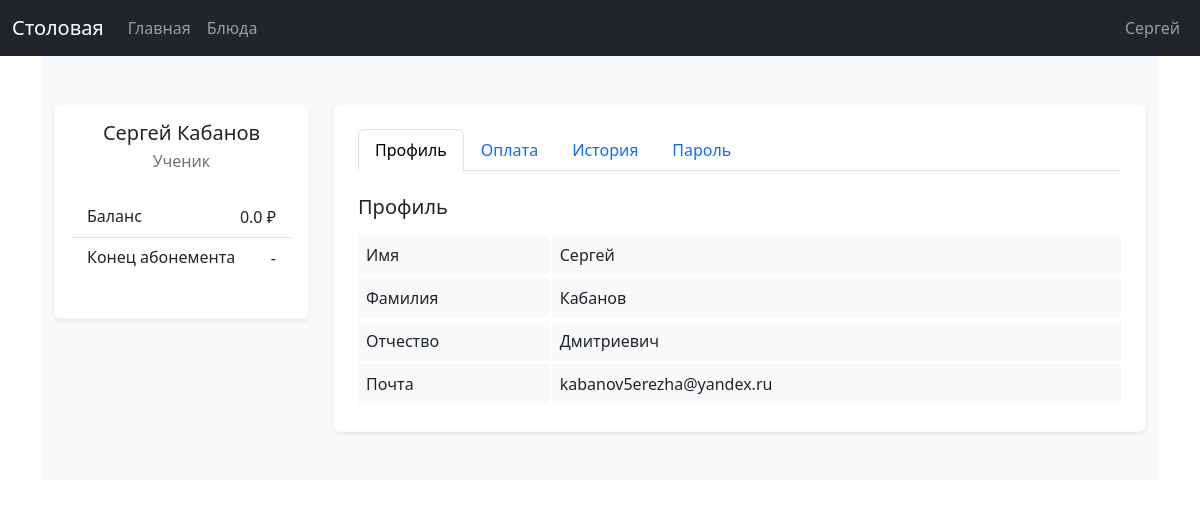
The page / (signed in) on the database its author committed.
### data/users.py (models this page shows, shortened)
class User(SqlAlchemyBase, UserMixin):
    __tablename__ = 'users'
    id = Column(Integer, primary_key=True, autoincrement=True)
    surname = Column(String, nullable=True)
    name = Column(String, nullable=True)
    patronymic = Column(String, nullable=True)
    email = Column(String, index=True, unique=True, nullable=True)
    hashed_password = Column(String, nullable=True)
    role = Column(Integer, ForeignKey("roles.id"))
    money = Column(Float, nullable=True)
    subscription_end = Column(DateTime, nullable=True)
    roles = relationship("Role", back_populates="users")
    requests = relationship("Request")

### data/roles.py (models this page shows)
class Role(SqlAlchemyBase):
    __tablename__ = 'roles'
    id = Column(Integer, primary_key=True, autoincrement=True)
    role = Column(String, nullable=True)
    users = relationship("User")

### server.py (the view)
@app.route('/')
def index():
    return render_template("index.html")

### data/db_session.py (called while the page is built)
def create_session() -> Session:
    global __factory
    return __factory()

### server.py (called while the page is built)
@login_manager.user_loader
def load_user(user_id):
    db_sess = db_session.create_session()
    return db_sess.get(User, user_id)

@app.template_filter('get_role')
def role_filter(user):
    db_sess = db_session.create_session()
    role = db_sess.get(Role, user.role).role
    return role

### templates/index.html (shortened to what this page needs)
{% extends "base.html" %}
{% block content %}
{% if current_user.is_authenticated %}
<section class="bg-light py-3 py-md-5 py-xl-8">
  <div class="container">
    <div class="row gy-4 gy-lg-0">
      <div class="col-12 col-lg-4 col-xl-3">
        <div class="row gy-4">
          <div class="col-12">
            <div class="card widget-card border-light shadow-sm">
              <div class="card-body">
                <h5 class="text-center mb-1">{{ current_user.name }} {{ current_user.surname }}</h5>
                <p class="text-center text-secondary mb-4">{{ current_user | get_role | title }}</p>
                {% if current_user | get_role == "ученик" %}
                <ul class="list-group list-group-flush mb-4">
                  <li class="list-group-item d-flex justify-content-between align-items-center">
                    <h6 class="m-0">Баланс</h6>
                    <span>{{ current_user.money }} ₽</span>
                  </li>
                  <li class="list-group-item d-flex justify-content-between align-items-center">
                    <h6 class="m-0">Конец абонемента</h6>
                    <span>-</span>
                  </li>
                </ul>
                {% endif %}
              </div>
            </div>
          </div>
        </div>
      </div>
      <div class="col-12 col-lg-8 col-xl-9">
        <div class="card widget-card border-light shadow-sm">
          <div class="card-body p-4">
            <ul class="nav nav-tabs" id="profileTab" role="tablist">
              <li class="nav-item" role="presentation">
                <button class="nav-link active" id="overview-tab" data-bs-toggle="tab" data-bs-target="#overview-tab-pane" type="button" role="tab" aria-controls="overview-tab-pane" aria-selected="true">Профиль</button>
              </li>
              {% if current_user | get_role == "ученик" %}
              <li class="nav-item" role="presentation">
                <button class="nav-link" id="payment-tab" data-bs-toggle="tab" data-bs-target="#payment-tab-pane" type="button" role="tab" aria-controls="payment-tab-pane" aria-selected="false">Оплата</button>
              </li>
              <li class="nav-item" role="presentation">
                <button class="nav-link" id="history-tab" data-bs-toggle="tab" data-bs-target="#history-tab-pane" type="button" role="tab" aria-controls="history-tab-pane" aria-selected="false">История</button>
              </li>
              {% endif %}
              <li class="nav-item" role="presentation">
                <button class="nav-link" id="password-tab" data-bs-toggle="tab" data-bs-target="#password-tab-pane" type="button" role="tab" aria-controls="password-tab-pane" aria-selected="false">Пароль</button>
              </li>
            </ul>
            <div class="tab-content pt-4" id="profileTabContent">
                <div class="tab-pane fade show active" id="overview-tab-pane" role="tabpanel" aria-labelledby="overview-tab" tabindex="0">
                    <h5 class="mb-3">Профиль</h5>
                    <div class="row g-0">
                    <div class="col-5 col-md-3 bg-light border-bottom border-white border-3">
                        <div class="p-2">Имя</div>
                    </div>
                    <div class="col-7 col-md-9 bg-light border-start border-bottom border-white border-3">
                        <div class="p-2">{{ current_user.name }}</div>
                    </div>
                    <div class="col-5 col-md-3 bg-light border-bottom border-white border-3">
                        <div class="p-2">Фамилия</div>
                    </div>
                    <div class="col-7 col-md-9 bg-light border-start border-bottom border-white border-3">
                        <div class="p-2">{{ current_user.surname }}</div>
                    </div>
                    <div class="col-5 col-md-3 bg-light border-bottom border-white border-3">
                        <div class="p-2">Отчество</div>
                    </div>
                    <div class="col-7 col-md-9 bg-light border-start border-bottom border-white border-3">
                        <div class="p-2">{{ current_user.patronymic }}</div>
                    </div>
                    <div class="col-5 col-md-3 bg-light border-bottom border-white border-3">
                        <div class="p-2">Почта</div>
                    </div>
                    <div class="col-7 col-md-9 bg-light border-start border-bottom border-white border-3">
                        <div class="p-2">{{ current_user.email }}</div>
                    </div>
                    </div>
                </div>
            </div>
          </div>
        </div>
      </div>
    </div>
  </div>
</section>
{% else %}
<h6>Пожалуйста, войдите или зарегистрируетесь!</h6>
{% endif %}
{% endblock %}

### templates/base.html (shortened to what this page needs)
<!DOCTYPE html>
<html lang="en">
<head>
    <link href="https://cdn.jsdelivr.net/npm/bootstrap@5.3.8/dist/css/bootstrap.min.css"
        rel="stylesheet"
>
</head>
<body>
<header>
    <nav class="navbar navbar-expand-lg navbar-dark bg-dark" data-bs-theme="dark">
        <div class="container-fluid">
            <div class="navbar-brand">Столовая</div>
            <div class="collapse navbar-collapse" id="navbarContent">
                <ul class="navbar-nav me-auto mb-2 mb-lg-0">
                    <li class="nav-item">
                        <a class="nav-link" href="/">Главная</a>
                    </li>
                    {% if current_user.is_authenticated %}
                    <li class="nav-item">
                        <a class="nav-link" href="/menu">Блюда</a>
                    </li>
                    {% endif %}
                </ul>
                <ul class="navbar-nav mb-2 mb-lg-0">
                    {% if current_user.is_authenticated %}
                    <li class="nav-item">
                        <a class="nav-link" href="/logout">{{ current_user.name }}</a>
                    </li>
                    {% endif %}
                </ul>
            </div>
        </div>
    </nav>
</header>
<main role="main" class="container">
    {% block content %}{% endblock %}
</main>
</body>
</html>

### rows shown on the page
User: name "Сергей", surname "Кабанов", role.role "Ученик", money "0.0", patronymic "Дмитриевич", email "kabanov5erezha@yandex.ru"
